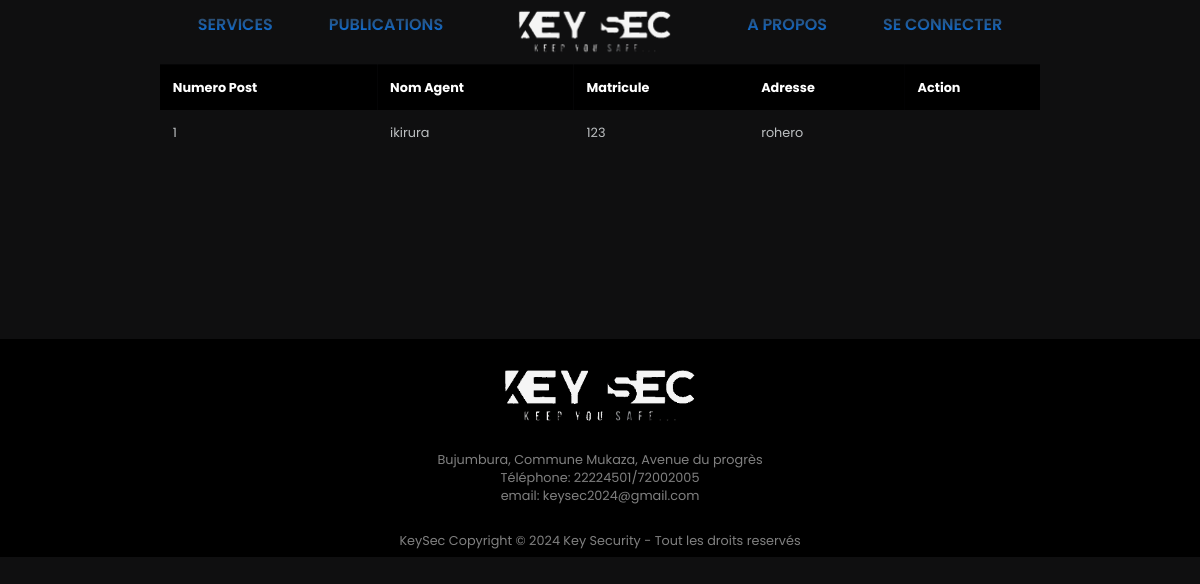
The page /affichage-post.php on the database its author committed.
### tables this page shows
CREATE TABLE `post` (
  `id_post` int(11) NOT NULL,
  `nom_agent` varchar(10) NOT NULL,
  `numero_matricule` varchar(10) NOT NULL,
  `adresse_mission` varchar(10) NOT NULL
);

### affichage-post.php (the view, shortened to what this page needs)
<?php
include "connexion.php" ;
$affichagePost = $bdd->query("Select * from post");
include "header.php";
?>
    <main class="main">
        <section class="table__body">
            <table>
                <thead>
                <tr>
        <th>numero post</th>
        <th>Nom Agent</th>
        <th>matricule</th>
        <th>adresse</th>
        <th colspan="2" >Action</th>
      </tr>
                </thead>
                <tbody>
    <?php
        while ( $dataRecup = $affichagePost->fetch()) {
    ?>
        <tr>
            <td ><?php echo $dataRecup["id_post"]; ?></td>
            <td><?php echo $dataRecup["nom_agent"]; ?></td>
            <td><?php echo $dataRecup["numero_matricule"]; ?></td>
            <td><?php echo $dataRecup["adresse_mission"]; ?></td>
        </tr>
    <?php } ?>
    </tbody>
            </table>
        </section>
    </main>
<?php include "footer.php" ?>

### css/style.css (style rules this page uses)
:root { --header-height: 3rem; --hue-color: 206; --black: hsl(var(--hue-color), 4%, 4%); --black-alt: hsl(var(--hue-color), 4%, 8%); --title: hsl(var(--hue-color), 4%, 95%); --text: hsl(var(--hue-color), 4%, 75%); --text-light: hsl(var(--hue-color), 4%, 65%); --white : #fff; --body: hsl(var(--hue-color), 4%, 6%); --container: hsl(var(--hue-color), 4%, 10%); --text-gradient: linear-gradient(hsl(var(--hue-color), 4%, 24%), #007bff); --scroll-color: hsl(var(--hue-color), 4%, 16%); --scroll-color-alt: hsl(var(--hue-color), 4%, 20%); --body-font: 'Poppins', sans-serif; --biggest-font-size: 7rem; --bigger-font-size: 4.5rem; --big-font-size: 2.5rem; --h2-fs: 1.25rem; --h3-fs: 1.125rem; --normal-fs: 1rem; --small-fs: .875rem; --smaller-fs: .813rem; --text-line-height: 2rem; --font-medium: 500; --font-semi-bold: 600; --mb-0-5: .5rem; --mb-0-75: .75rem; --mb-1: 1rem; --mb-1-5: 1.5rem; --mb-2: 2rem; --mb-2-5: 2.5rem; --z-tool: 10; --z-fixed:100 }
* { box-sizing: border-box; padding: 0; margin: 0; scrollbar-color: var(--black) var(--body); }
html { scroll-behavior: smooth; }
body { margin: 0; font-family: var(--body-font); font-size: var(--normal-fs); min-height: 80vh; background-color: var(--body); color: var(--text); }
section { display: block; width: 100%; margin-bottom: 20px; }
.main { overflow: hidden; }
.table__body { top: 60px; left: 30px; width: 95%; max-height: calc(89% - 1.6rem); margin: .8rem auto; border-radius: .6rem; overflow: auto; overflow: overlay; transform: scale(0.8); margin-top: 20px; padding: 20px; padding-bottom: 150px; }
table { width: 100%; }
table, th, td { border-collapse: collapse; padding: 1rem; text-align: left; }
thead th { position: sticky; top: 0; left: 0; background-color: black; cursor: pointer; text-transform: capitalize; color: var(--white); }
tbody tr { --delay: .1s; transition: .5s ease-in-out var(--delay), background-color 0s; }
tbody tr td, tbody tr td p, tbody tr td img { transition: .2s ease-in-out; }

### rows shown on the page
post: id_post "1", nom_agent "ikirura", numero_matricule "123", adresse_mission "rohero"
